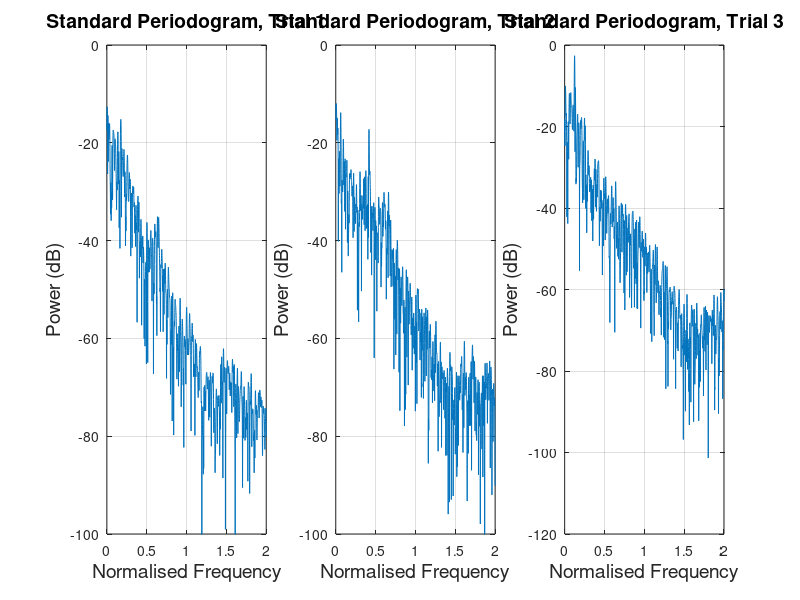
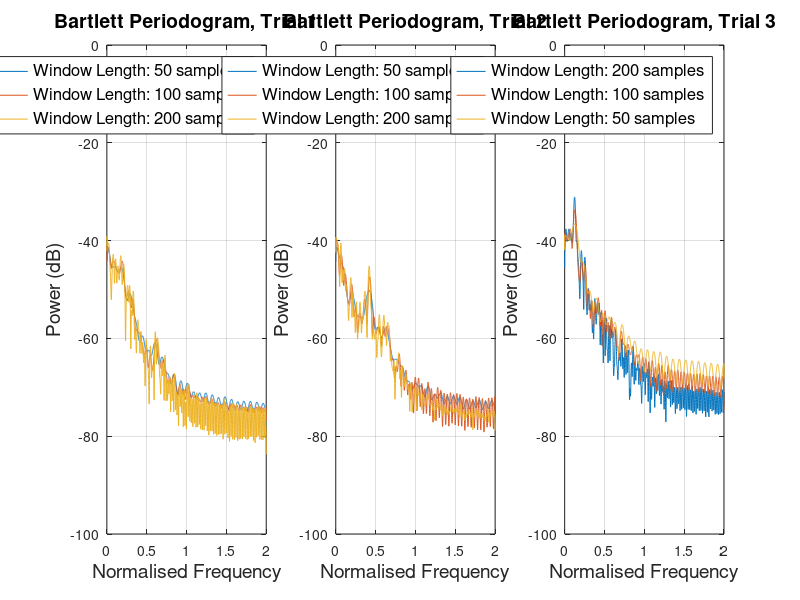

MATLAB code to generate these figures, in order:
clc; clear all;
load('font_size.mat')
% load('Nathan_Reading1')
% load('Nathan_Reading2')
% load('Nathan_Reading3')

% [xRRI_1, fsRRI_1] = ECG_to_RRI(reading1, fs);
% [xRRI_2, fsRRI_2] = ECG_to_RRI(reading2, fs);
% [xRRI_3, fsRRI_3] = ECG_to_RRI(reading3, fs);
load ('trials.mat')

% xRRI_1 = detrend(xRRI_1).*hann(length(xRRI_1));
% xRRI_2 = detrend(xRRI_2).*hann(length(xRRI_2));
% xRRI_3 = detrend(xRRI_3).*hann(length(xRRI_3));

xRRI_1 = detrend(xRRI_1).*hann(length(xRRI_1))';
xRRI_2 = detrend(xRRI_2).*hann(length(xRRI_2))';
xRRI_3 = detrend(xRRI_3).*hann(length(xRRI_3))';

% Pxx=pow2db(xf.^2/(N*2*pi));
% Pxx=pow2db(xf.^2/(N*2*pi));
% Pxx=pow2db(xf.^2/(N*2*pi));

nfft = fs*5;         %from hint to have 5 DFT samples per Hz 
noverlap = 0;

%standard periodogram
[pxx_1_std, w] = periodogram(xRRI_1,rectwin(length(xRRI_1)),nfft,fsRRI_1);
[pxx_2_std, ~] = periodogram(xRRI_2,rectwin(length(xRRI_2)),nfft,fsRRI_2);
[pxx_3_std, ~] = periodogram(xRRI_3,rectwin(length(xRRI_3)),nfft,fsRRI_3);

%averaged periodogram with different window lengths
[pxx_1_50, ~] = pwelch(xRRI_1,rectwin(50),noverlap,nfft,fs);
[pxx_1_100, ~] = pwelch(xRRI_1,rectwin(100),noverlap,nfft,fs);
[pxx_1_200, ~] = pwelch(xRRI_1,rectwin(200),noverlap,nfft,fs);
[pxx_2_50, ~] = pwelch(xRRI_2,rectwin(50),noverlap,nfft,fs);
[pxx_2_100, ~] = pwelch(xRRI_2,rectwin(100),noverlap,nfft,fs);
[pxx_2_200, ~] = pwelch(xRRI_2,rectwin(200),noverlap,nfft,fs);
[pxx_3_50, ~] = pwelch(xRRI_3,rectwin(50),noverlap,nfft,fs);
[pxx_3_100, ~] = pwelch(xRRI_3,rectwin(100),noverlap,nfft,fs);
[pxx_3_200, ~] = pwelch(xRRI_3,rectwin(200),noverlap,nfft,fs);

figure('Renderer', 'painters', 'Position',[200,200,1000,300])
subplot(1,3,1)
plot(w, 10*log10(pxx_1_std))
grid on;
axis([0 2 -100 0]);
title('Standard Periodogram, Trial 1','FontSize',title_font_size)
xlabel('Normalised Frequency','FontSize',x_label_font_size)
ylabel('Power (dB)','FontSize',y_label_font_size)

subplot(1,3,2)
plot(w, 10*log10(pxx_2_std))
grid on;
axis([0 2 -100 0]);
title('Standard Periodogram, Trial 2','FontSize',title_font_size)
xlabel('Normalised Frequency','FontSize',x_label_font_size)
ylabel('Power (dB)','FontSize',y_label_font_size)

subplot(1,3,3)
plot(w, 10*log10(pxx_3_std))
grid on;
% axis([0 2 -100 0]);
title('Standard Periodogram, Trial 3','FontSize',title_font_size)
xlabel('Normalised Frequency','FontSize',x_label_font_size)
ylabel('Power (dB)','FontSize',y_label_font_size)
saveas(gcf,'part1/images/1_5_a_1.png')

figure('Renderer', 'painters', 'Position',[200,200,1000,300])
subplot(1,3,1)
plot(w, 10*log10(pxx_1_50))
hold on
plot(w, 10*log10(pxx_1_100))
plot(w, 10*log10(pxx_1_200))
axis([0 2 -100 0]);
title('Bartlett Periodogram, Trial 1','FontSize',title_font_size)
xlabel('Normalised Frequency','FontSize',x_label_font_size)
ylabel('Power (dB)','FontSize',y_label_font_size)
legend({'Window Length: 50 samples', 'Window Length: 100 samples', 'Window Length: 200 samples'},'Location','northeast','FontSize',12)
grid on

subplot(1,3,2)
plot(w, 10*log10(pxx_2_50))
hold on
plot(w, 10*log10(pxx_2_100))
plot(w, 10*log10(pxx_2_200))
axis([0 2 -100 0]);
title('Bartlett Periodogram, Trial 2','FontSize',title_font_size)
xlabel('Normalised Frequency','FontSize',x_label_font_size)
ylabel('Power (dB)','FontSize',y_label_font_size)
legend({'Window Length: 50 samples', 'Window Length: 100 samples', 'Window Length: 200 samples'},'Location','northeast','FontSize',12)
grid on

subplot(1,3,3)
plot(w, 10*log10(pxx_3_200))
hold on
plot(w, 10*log10(pxx_3_100))
plot(w, 10*log10(pxx_3_50))
axis([0 2 -100 0]);
title('Bartlett Periodogram, Trial 3','FontSize',title_font_size)
xlabel('Normalised Frequency','FontSize',x_label_font_size)
ylabel('Power (dB)','FontSize',y_label_font_size)
legend({'Window Length: 200 samples', 'Window Length: 100 samples', 'Window Length: 50 samples'},'Location','northeast','FontSize',12)
grid on
saveas(gcf,'part1/images/1_5_a_2.png')
